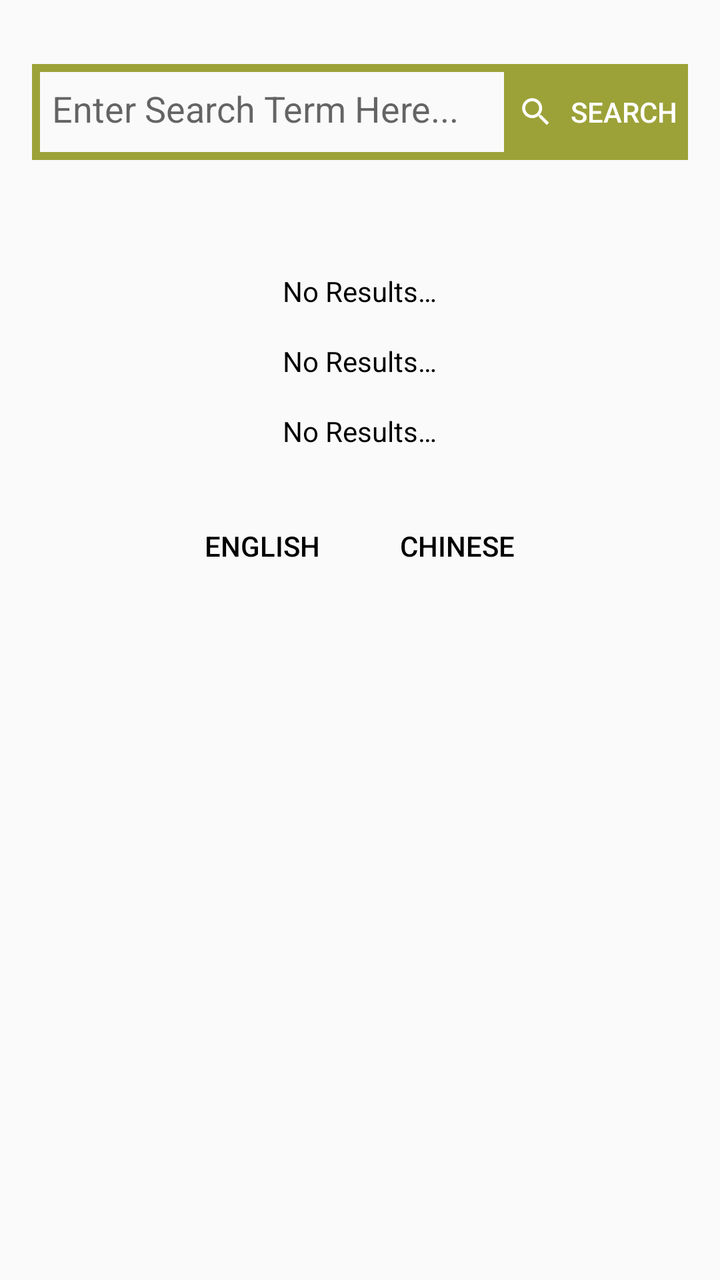
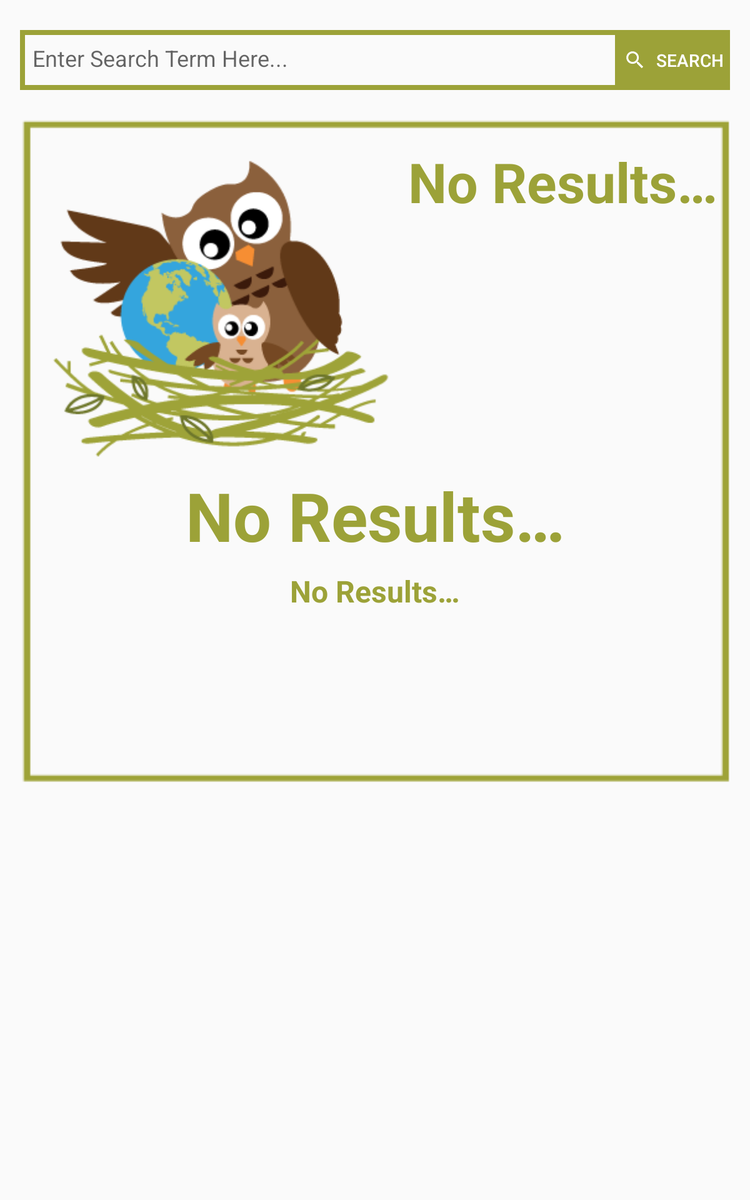

An Android layout and its configuration variant, each rendered on a device that would load it. The default file and the variant file are quoted in full after the pictures.
<!-- AndroidManifest.xml: application theme AppTheme.BlackText -->
<!-- res/layout/activity_search.xml -->
<?xml version="1.0" encoding="utf-8"?>
<LinearLayout xmlns:android="http://schemas.android.com/apk/res/android"
    xmlns:tools="http://schemas.android.com/tools"
    android:layout_width="match_parent"
    android:layout_height="match_parent"
    android:gravity="end"
    android:orientation="vertical"
    tools:context=".SearchActivity">

    <LinearLayout
        android:layout_width="match_parent"
        android:layout_height="wrap_content"
        android:layout_marginTop="32dp"
        android:layout_marginStart="16dp"
        android:layout_marginEnd="16dp"
        android:orientation="horizontal">

        <EditText
            android:id="@+id/searchEditTextView"
            android:layout_width="wrap_content"
            android:layout_height="wrap_content"
            android:layout_weight="2"
            android:autofillHints="@string/search_hint_text"
            android:hint="@string/search_hint_text"
            android:inputType="textShortMessage"
            android:background="@drawable/edit_text_border"
            android:text="" />

        <Button
            android:id="@+id/commit_search_button"
            style="@style/Widget.AppCompat.Button.Borderless"
            android:layout_width="wrap_content"
            android:layout_height="wrap_content"
            android:layout_weight="0"
            android:background="@color/colorAccent"
            android:drawableStart="@drawable/ic_search_bar_button"
            android:onClick="commitSearch"
            android:text="@string/search_button_description"
            android:textColor="@color/cardview_light_background"
            android:textSize="14sp" />
    </LinearLayout>


    <ScrollView
        android:id="@+id/scrollView2"
        android:layout_width="match_parent"
        android:layout_height="wrap_content"
        android:layout_marginTop="32dp">

        <LinearLayout
            android:id="@+id/searchLinearLayout"
            android:layout_width="match_parent"
            android:layout_height="wrap_content"
            android:layout_marginTop="16dp"
            android:gravity="center_horizontal"
            android:orientation="vertical">

            <TextView
                android:id="@+id/searchEnglishTextView"
                android:layout_width="wrap_content"
                android:layout_height="wrap_content"
                android:layout_margin="8dp"
                android:contentDescription="@string/search_text_view_results_description"
                android:text="@string/search_no_results_default_text"
                android:textIsSelectable="true" />

            <TextView
                android:id="@+id/searchChineseTextView"
                android:layout_width="wrap_content"
                android:layout_height="wrap_content"
                android:layout_margin="8dp"
                android:contentDescription="@string/search_text_view_results_description"
                android:text="@string/search_no_results_default_text"
                android:textIsSelectable="true" />

            <TextView
                android:id="@+id/searchChineseEnglishTextView"
                android:layout_width="wrap_content"
                android:layout_height="wrap_content"
                android:layout_margin="8dp"
                android:contentDescription="@string/search_text_view_results_description"
                android:text="@string/search_no_results_default_text"
                android:textIsSelectable="true" />


            <LinearLayout
                style="?android:attr/buttonBarStyle"
                android:layout_width="match_parent"
                android:layout_height="wrap_content"
                android:layout_margin="8dp"
                android:gravity="center">

                <Button
                    android:id="@+id/search_sound_english_button"
                    style="?android:attr/buttonBarButtonStyle"
                    android:layout_width="wrap_content"
                    android:layout_height="wrap_content"
                    android:layout_margin="8dp"
                    android:contentDescription="@string/search_screen_play_sound_description"
                    android:drawableStart="@drawable/ic_play_circle_outline_black_24dp"
                    android:onClick="playEnglishSound"
                    android:text="@string/search_term_english" />

                <Button
                    android:id="@+id/search_sound_chinese_button"
                    style="?android:attr/buttonBarButtonStyle"
                    android:layout_width="wrap_content"
                    android:layout_height="wrap_content"
                    android:layout_margin="8dp"
                    android:contentDescription="@string/search_screen_play_sound_description"
                    android:drawableStart="@drawable/ic_play_circle_outline_black_24dp"
                    android:onClick="playChineseSound"
                    android:text="@string/search_term_chinese" />

            </LinearLayout>

        </LinearLayout>

    </ScrollView>


</LinearLayout>
<!-- resources referenced by this layout -->
<resources>
  <color name="colorAccent">#9CA238</color>
  <!-- drawable edit_text_border (drawable) -->
  <?xml version="1.0" encoding="utf-8"?>
  <shape xmlns:android="http://schemas.android.com/apk/res/android">
      <stroke
          android:width="4dp"
          android:color="@color/earthGreen" />
      <solid
          android:color="#00FFFFFF"
          android:paddingLeft="20dp"
          android:paddingTop="20dp"/>
  
      <padding
          android:left="10dp"
          android:top="10dp"
          android:right="10dp"
          android:bottom="13.75dp" />
  
  </shape>
  <!-- drawable ic_search_bar_button (drawable-anydpi) -->
  <vector xmlns:android="http://schemas.android.com/apk/res/android"
      android:width="24dp"
      android:height="24dp"
      android:viewportWidth="31.2"
      android:viewportHeight="31.2"
      android:tint="@android:color/white">
    <group android:translateX="3.6"
        android:translateY="3.6">
        <path
            android:fillColor="@android:color/white"
            android:pathData="M15.5,14h-0.79l-0.28,-0.27C15.41,12.59 16,11.11 16,9.5 16,5.91 13.09,3 9.5,3S3,5.91 3,9.5 5.91,16 9.5,16c1.61,0 3.09,-0.59 4.23,-1.57l0.27,0.28v0.79l5,4.99L20.49,19l-4.99,-5zM9.5,14C7.01,14 5,11.99 5,9.5S7.01,5 9.5,5 14,7.01 14,9.5 11.99,14 9.5,14z"/>
    </group>
  </vector>
  <string name="search_button_description">Search</string>
  <string name="search_hint_text">Enter Search Term Here...</string>
  <string name="search_no_results_default_text">No Results…</string>
  <string name="search_screen_play_sound_description">search screen play sound</string>
  <string name="search_term_chinese">Chinese</string>
  <string name="search_term_english">English</string>
  <string name="search_text_view_results_description">Search Text View Results</string>
  <style name="AppTheme.BlackText">
          <item name="android:textColor">@android:color/black</item>
      </style>
  <color name="earthGreen">#9CA238</color>
</resources>
<!-- res/layout-sw600dp/activity_search.xml (the repository's variant of the layout above) -->
<!-- drawn on a 7-inch tablet held upright -->
<?xml version="1.0" encoding="utf-8"?>
<LinearLayout xmlns:android="http://schemas.android.com/apk/res/android"
    xmlns:app="http://schemas.android.com/apk/res-auto"
    xmlns:tools="http://schemas.android.com/tools"
    android:layout_width="match_parent"
    android:layout_height="match_parent"
    android:gravity="end"
    android:orientation="vertical"
    tools:context=".SearchActivity">

    <LinearLayout
        android:layout_width="match_parent"
        android:layout_height="wrap_content"
        android:layout_marginStart="16dp"
        android:layout_marginTop="24dp"
        android:layout_marginEnd="16dp"
        android:orientation="horizontal">

        <EditText
            android:id="@+id/searchEditTextView"
            android:layout_width="wrap_content"
            android:layout_height="wrap_content"
            android:layout_weight="2"
            android:autofillHints="@string/search_hint_text"
            android:background="@drawable/edit_text_border"
            android:hint="@string/search_hint_text"
            android:inputType="textShortMessage"
            android:text="" />

        <Button
            android:id="@+id/commit_search_button"
            style="@style/Widget.AppCompat.Button.Borderless"
            android:layout_width="wrap_content"
            android:layout_height="wrap_content"
            android:layout_weight="0"
            android:background="@color/colorAccent"
            android:drawableStart="@drawable/ic_search_bar_button"
            android:onClick="commitSearch"
            android:text="@string/search_button_description"
            android:textColor="@color/cardview_light_background"
            android:textSize="14sp" />
    </LinearLayout>


    <ScrollView
        android:id="@+id/scrollView2"
        android:layout_width="match_parent"
        android:layout_height="wrap_content"
        android:layout_marginTop="20dp">

        <android.support.constraint.ConstraintLayout
            android:id="@+id/searchConstraintInnerLayout"
            android:layout_width="match_parent"
            android:layout_height="wrap_content"
            android:layout_marginStart="12dp"
            android:layout_marginEnd="12dp"
            android:layout_marginBottom="12dp"
            android:background="@drawable/square"
            android:gravity="center_horizontal"
            android:orientation="vertical"
            android:padding="16dp">

            <ImageView
                android:id="@+id/imageView2"
                android:layout_width="284dp"
                android:layout_height="244dp"
                android:layout_marginStart="16dp"
                android:layout_marginTop="16dp"
                android:layout_marginBottom="8dp"
                app:layout_constraintBottom_toTopOf="@+id/searchChineseTextView"
                app:layout_constraintEnd_toStartOf="@+id/searchEnglishTextView"
                app:layout_constraintStart_toStartOf="parent"
                app:layout_constraintTop_toTopOf="parent"
                app:srcCompat="@drawable/owl_background_image_icon" />

            <TextView
                android:id="@+id/searchEnglishTextView"
                android:layout_width="wrap_content"
                android:layout_height="wrap_content"
                android:layout_margin="8dp"
                android:layout_marginStart="16dp"
                android:layout_marginTop="50dp"
                android:layout_marginEnd="8dp"
                android:contentDescription="@string/search_text_view_results_description"
                android:text="@string/search_no_results_default_text"
                android:textAlignment="center"
                android:textColor="@color/earthGreen"
                android:textIsSelectable="true"
                android:textSize="44sp"
                android:textStyle="bold"
                app:layout_constraintBottom_toTopOf="@+id/search_sound_english_button"
                app:layout_constraintEnd_toEndOf="parent"
                app:layout_constraintStart_toEndOf="@+id/imageView2"
                app:layout_constraintTop_toTopOf="parent" />

            <TextView
                android:id="@+id/searchChineseTextView"
                android:layout_width="wrap_content"
                android:layout_height="wrap_content"
                android:layout_margin="8dp"
                android:layout_marginTop="30dp"
                android:contentDescription="@string/search_text_view_results_description"
                android:text="@string/search_no_results_default_text"
                android:textAlignment="center"
                android:textColor="@color/earthGreen"
                android:textIsSelectable="true"
                android:textSize="54sp"
                android:textStyle="bold"
                app:layout_constraintEnd_toEndOf="parent"
                app:layout_constraintStart_toStartOf="parent"
                app:layout_constraintTop_toBottomOf="@+id/imageView2" />

            <TextView
                android:id="@+id/searchChineseEnglishTextView"
                android:layout_width="wrap_content"
                android:layout_height="wrap_content"
                android:layout_margin="8dp"
                android:layout_marginTop="16dp"
                android:contentDescription="@string/search_text_view_results_description"
                android:text="@string/search_no_results_default_text"
                android:textAlignment="center"
                android:textColor="@color/earthGreen"
                android:textIsSelectable="true"
                android:textSize="24sp"
                android:textStyle="bold"
                app:layout_constraintEnd_toEndOf="parent"
                app:layout_constraintStart_toStartOf="parent"
                app:layout_constraintTop_toBottomOf="@+id/searchChineseTextView" />

            <ImageButton
                android:id="@+id/search_sound_english_button"
                style="?android:attr/buttonBarButtonStyle"
                android:layout_width="140dp"
                android:layout_height="134dp"
                android:layout_margin="8dp"
                android:layout_marginStart="16dp"
                android:layout_marginTop="16dp"
                android:contentDescription="@string/search_screen_play_sound_description"
                android:onClick="playEnglishSound"
                android:scaleType="fitXY"
                android:tint="@color/earthGreen"
                app:layout_constraintEnd_toEndOf="parent"
                app:layout_constraintStart_toEndOf="@+id/imageView2"
                app:layout_constraintTop_toBottomOf="@+id/searchEnglishTextView"
                app:srcCompat="@drawable/ic_play_circle_outline_black_24dp" />

            <ImageButton
                android:id="@+id/search_sound_chinese_button"
                style="?android:attr/buttonBarButtonStyle"
                android:layout_width="141dp"
                android:layout_height="118dp"
                android:layout_margin="8dp"
                android:layout_marginTop="8dp"
                android:contentDescription="@string/search_screen_play_sound_description"
                android:onClick="playChineseSound"
                android:scaleType="fitXY"
                android:tint="@color/earthGreen"
                app:layout_constraintEnd_toEndOf="parent"
                app:layout_constraintStart_toStartOf="parent"
                app:layout_constraintTop_toBottomOf="@+id/searchChineseEnglishTextView"
                app:srcCompat="@drawable/ic_play_circle_outline_black_24dp" />


        </android.support.constraint.ConstraintLayout>

    </ScrollView>


</LinearLayout>
<!-- resources referenced by the variant -->
<!-- as a 7-inch tablet held upright resolves them -->
<resources>
  <color name="colorAccent">#9CA238</color>
  <color name="earthGreen">#9CA238</color>
  <!-- drawable edit_text_border (drawable) -->
  <?xml version="1.0" encoding="utf-8"?>
  <shape xmlns:android="http://schemas.android.com/apk/res/android">
      <stroke
          android:width="4dp"
          android:color="@color/earthGreen" />
      <solid
          android:color="#00FFFFFF"
          android:paddingLeft="20dp"
          android:paddingTop="20dp"/>
  
      <padding
          android:left="10dp"
          android:top="10dp"
          android:right="10dp"
          android:bottom="13.75dp" />
  
  </shape>
  <!-- drawable ic_search_bar_button (drawable-anydpi) -->
  <vector xmlns:android="http://schemas.android.com/apk/res/android"
      android:width="24dp"
      android:height="24dp"
      android:viewportWidth="31.2"
      android:viewportHeight="31.2"
      android:tint="@android:color/white">
    <group android:translateX="3.6"
        android:translateY="3.6">
        <path
            android:fillColor="@android:color/white"
            android:pathData="M15.5,14h-0.79l-0.28,-0.27C15.41,12.59 16,11.11 16,9.5 16,5.91 13.09,3 9.5,3S3,5.91 3,9.5 5.91,16 9.5,16c1.61,0 3.09,-0.59 4.23,-1.57l0.27,0.28v0.79l5,4.99L20.49,19l-4.99,-5zM9.5,14C7.01,14 5,11.99 5,9.5S7.01,5 9.5,5 14,7.01 14,9.5 11.99,14 9.5,14z"/>
    </group>
  </vector>
  <!-- drawable owl_background_image_icon: png bitmap (drawable, 14694 bytes) -->
  <!-- drawable square: png bitmap (drawable, 1763 bytes) -->
  <string name="search_button_description">Search</string>
  <string name="search_hint_text">Enter Search Term Here...</string>
  <string name="search_no_results_default_text">No Results…</string>
  <string name="search_screen_play_sound_description">search screen play sound</string>
  <string name="search_text_view_results_description">Search Text View Results</string>
  <style name="AppTheme.BlackText">
          <item name="android:textColor">@android:color/black</item>
      </style>
</resources>
